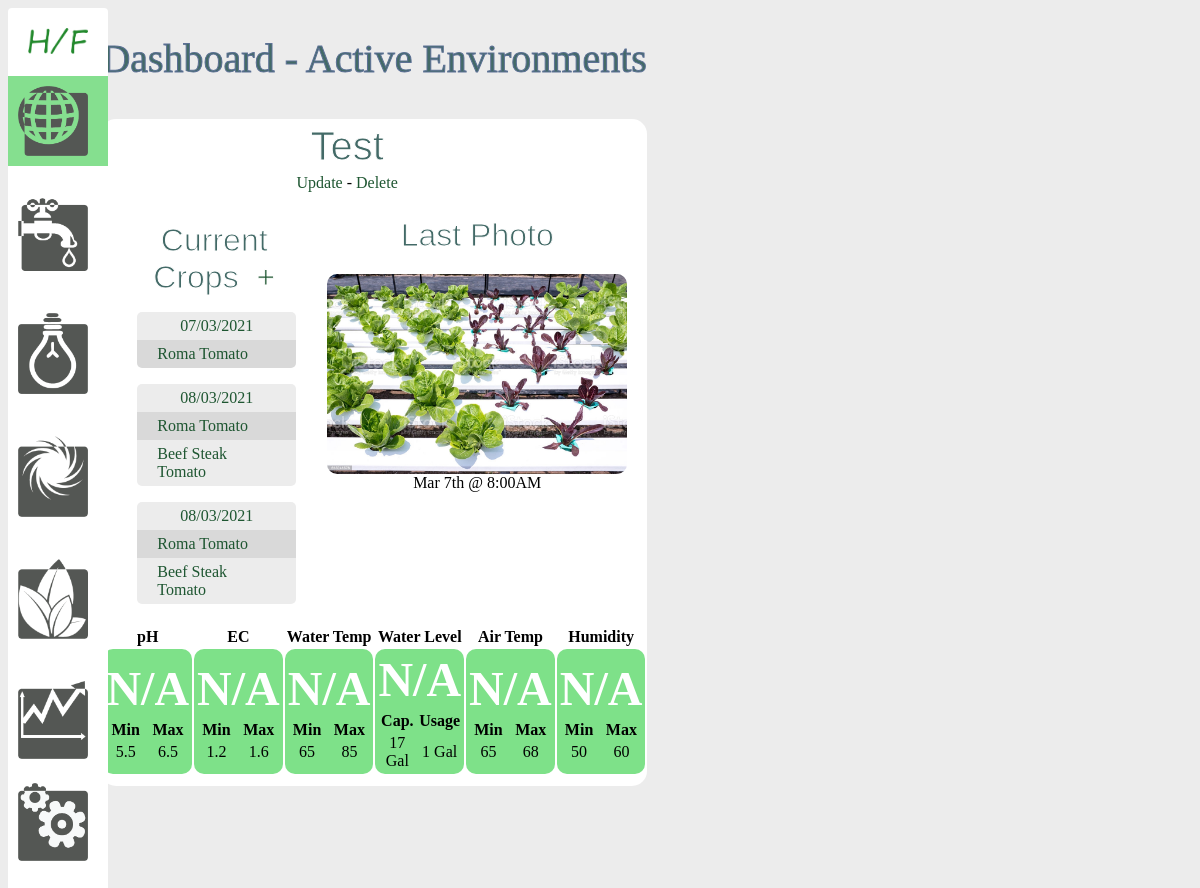
Before: / with the older database file.
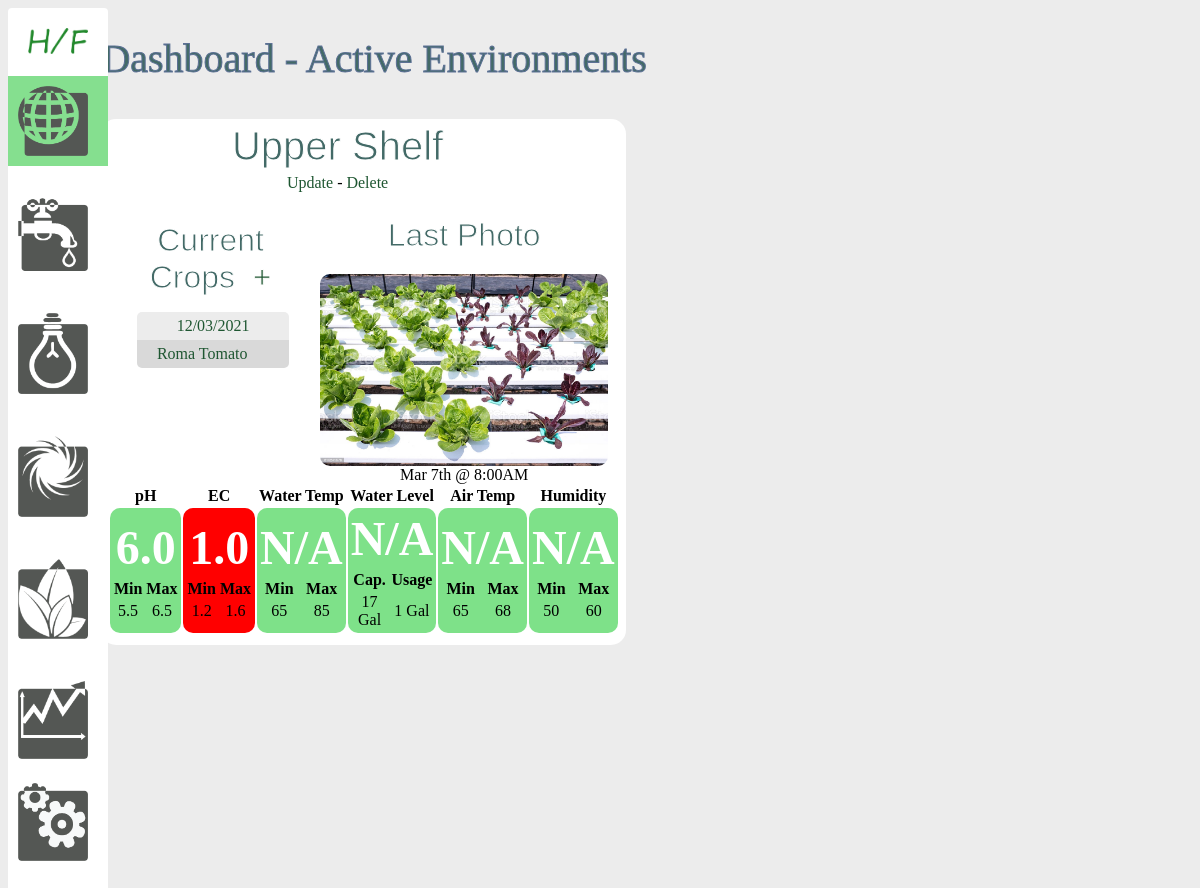
After: the same page with the newer database file.
### models.py (models this page shows, shortened)
class Enviro(db.Model):
    id = db.Column(db.Integer, primary_key=True)
    name = db.Column(db.String(50), nullable=False)
    ph_sensor = db.Column(db.Integer, default=0)
    ec_sensor = db.Column(db.Integer, default=0)
    nutrient_solenoid = db.Column(db.Integer, default=0)
    ph_solenoid = db.Column(db.Integer, default=0)
    water_pump = db.Column(db.Integer, default=0)
    air_pump = db.Column(db.Integer, default=0)
    light_outlet = db.Column(db.Integer, default=0)
    active = db.Column(db.Integer, default=0)
    water_id = db.Column(db.Integer, db.ForeignKey('water.id'), nullable=False)
    light_id = db.Column(db.Integer, db.ForeignKey('light.id'), nullable=False)
    air_id = db.Column(db.Integer, db.ForeignKey('air.id'), nullable=False)
    crop = db.relationship('Crop', backref='crop')
    def current_ph(self):
        if self.ph_sensor == 0:
            return 'N/A'
        ph_level = current_ph(self.ph_sensor)
        return float(ph_level)
    def current_ec(self):
        if self.ec_sensor == 0:
            return 'N/A'
        ec_level = current_ec(self.ec_sensor)
        return float(ec_level)
    def alert_status(self, sensor):
        if sensor == "ph":
            if self.ph_sensor == 0:
                return
            if current_ph(self.ph_sensor) < self.water.min_ph or current_ph(self.ph_sensor) > self.water.max_ph:
                return "alert"
        if sensor == "ec":
            if self.ec_sensor == 0:
                return
            if current_ec(self.ec_sensor) < self.water.min_ec or current_ec(self.ec_sensor) > self.water.max_ec:
                return "alert"

class Crop(db.Model):
    id = db.Column(db.Integer, primary_key=True)
    enviro_id = db.Column(db.Integer, db.ForeignKey('enviro.id'))
    germ_date = db.Column(db.String(30), nullable=True)
    plant_date = db.Column(db.String(30), default='')
    harvested_date = db.Column(db.String(30), nullable=True)
    fruit_date = db.Column(db.String(30), nullable=True)
    harvest_rating = db.Column(db.String(255), nullable=True)
    logs = db.relationship('Log', backref='log')
    photos = db.relationship('Photo', backref='photo')
    plants = db.relationship('Plant', secondary='crop_plants',
        backref=db.backref('plant', lazy=True))

class Plant(db.Model):
    id = db.Column(db.Integer, primary_key=True)
    name = db.Column(db.String(50), nullable=False)
    best_ec = db.Column(db.Float, nullable=True)
    best_temp = db.Column(db.Integer, nullable=True)
    best_season = db.Column(db.String(15), nullable=True)

class Water(db.Model):
    id = db.Column(db.Integer, primary_key=True)
    name = db.Column(db.String(50), nullable=False)
    min_ph = db.Column(db.Float, default=5.5)
    max_ph = db.Column(db.Float, default=6.5)
    min_ec = db.Column(db.Float, default=1.2)
    max_ec = db.Column(db.Float, default=1.6)
    cycles = db.relationship('Cycle', backref='cycle')
    enviros = db.relationship('Enviro', backref='water', lazy=True)

class Air(db.Model):
    id = db.Column(db.Integer, primary_key=True)
    name = db.Column(db.String(50), nullable=False)
    min_temp = db.Column(db.Integer, default=60)
    max_temp = db.Column(db.Integer, default=80)
    min_humid = db.Column(db.Integer, default=50)
    max_humid = db.Column(db.Integer, default=60)
    enviros = db.relationship('Enviro', backref='air', lazy=True)

### views.py (the view)
@app.route('/', methods=['POST', 'GET'])
def dashboard():
    environments = Enviro.query.filter(Enviro.active == 1)
    return render_template('enviro/dashboard.html', enviros=environments)

### sensor_data.py (called while the page is built)
def current_ph(ph_sensor):
    if ph_sensor == 1:
        return 6.0
    elif ph_sensor == 2:
        return 5.4
    else:
        return 0

def current_ec(ec_sensor):
    if ec_sensor == 1:
        return 1.0
    elif ec_sensor == 2:
        return 1.5
    else:
        return 0

### templates/enviro/dashboard.html
{% extends 'layout.html' %}
{% block body %}
    <h1>Dashboard - Active Environments</h1>
    <div class = "environments">
    {% for enviro in enviros %}
        <div class = "environment">
            <div style="width:90%">
            <h2>{{ enviro.name }}</h2>
        <a href = "/update_enviro/{{enviro.id}}">Update</a>
            -
            <a href = "/delete_enviro/{{enviro.id}}">Delete</a>
        </div>
        <div class = "plant_list">
            <h2 class ="date">Current Crops &nbsp;<a href = "/add_crop/{{enviro.id}}">+</a></h2>
            {% for current_crop in enviro.crop %}
            <a href="/crop/{{current_crop.id}}">
                <ul>
                    <li style="text-align:center;">
                        {{current_crop.plant_date}}
                    </li>
                        {% for plant in current_crop.plants %}
                            <li>{{ plant.name }}</li>
                        {% endfor %}
                </ul>
            </a>
            {% endfor %}
        </div>
        <div class="recent_photo">
            <h2 class="date">Last Photo</h2>
            <img class="recent_photo" src="{{ url_for('static', filename='img/test-recent-photo.jpg') }}">
            Mar 7th @ 8:00AM
        </div>
            <table class = "alerts_panel">
                <tr>
                    <th class = "alert_header {{ enviro.alert_status('ph') }}">pH</th>
                    <th class = "alert_header {{ enviro.alert_status('ec') }}">EC</th>
                    <th class = "alert_header">Water Temp</th>
                    <th class = "alert_header">Water Level</th>
                    <th class = "alert_header">Air Temp</th>
                    <th class = "alert_header">Humidity</th>
                </tr>
                <tr class = "alerts_panel">
                    <td class = "{{ enviro.alert_status('ph') }} ph">
                        <h3>{{ enviro.current_ph() }}</h3>
                        <table width = "100%">
                            <tr>
                                <th>Min</th>
                                <th>Max</th>
                            </tr>
                            <tr>
                                <td>{{ enviro.water.min_ph }}</td>
                                <td>{{ enviro.water.max_ph }}</td>
                            </tr>
                        </table>
                    </td>
                    <td class = "{{ enviro.alert_status('ec') }} ec">
                        <h3>{{ enviro.current_ec() }}</h3>
                        <table width = "100%">
                            <tr>
                                <th>Min</th>
                                <th>Max</th>
                            </tr>
                            <tr>
                                <td>{{ enviro.water.min_ec }}</td>
                                <td>{{ enviro.water.max_ec }}</td>
                            </tr>
                        </table>
                    </td>
                    <td class = "water_temp">
                        <h3>N/A</h3>
                        <table width = "100%">
                            <tr>
                                <th>Min</th>
                                <th>Max</th>
                            </tr>
                            <tr>
                                <td>65</td>
                                <td>85</td>
                            </tr>
                        </table>
                    </td>
                    <td class = "water_level">
                        <h3>N/A</h3>
                        <table width = "100%">
                            <tr>
                                <th>Cap.</th>
                                <th>Usage</th>
                            </tr>
                            <tr>
                                <td>17 Gal</td>
                                <td>1 Gal</td>
                            </tr>
                        </table>
                    </td>
                    <td class = "temp">
                        <h3>N/A</h3>
                        <table width = "100%">
                            <tr>
                                <th>Min</th>
                                <th>Max</th>
                            </tr>
                            <tr>
                                <td>{{enviro.air.min_temp}}</td>
                                <td>{{enviro.air.max_temp}}</td>
                            </tr>
                        </table>
                    </td>
                    <td class = "humid">
                        <h3>N/A</h3>
                        <table width = "100%">
                            <tr>
                                <th>Min</th>
                                <th>Max</th>
                            </tr>
                            <tr>
                                <td>{{enviro.air.min_humid}}</td>
                                <td>{{enviro.air.max_humid}}</td>
                            </tr>
                        </table>
                    </td>
                </tr>
            </table>
        </div>
    {% endfor %}
</div>
{% endblock %}

Changed rows visible on the page:
removed Crop: plant_date "08/03/2021", Plant (name "Roma Tomato")
removed Plant: name "Beef Steak Tomato"
removed Crop: plant_date "08/03/2021", Plant (name "Roma Tomato")
changed Enviro: name "Test" → "Upper Shelf"; current_ph "N/A" → "6.0"; ec_sensor 0 → 1 (drawn); current_ec "N/A" → "1.0"
changed Crop: plant_date "07/03/2021" → "12/03/2021"
